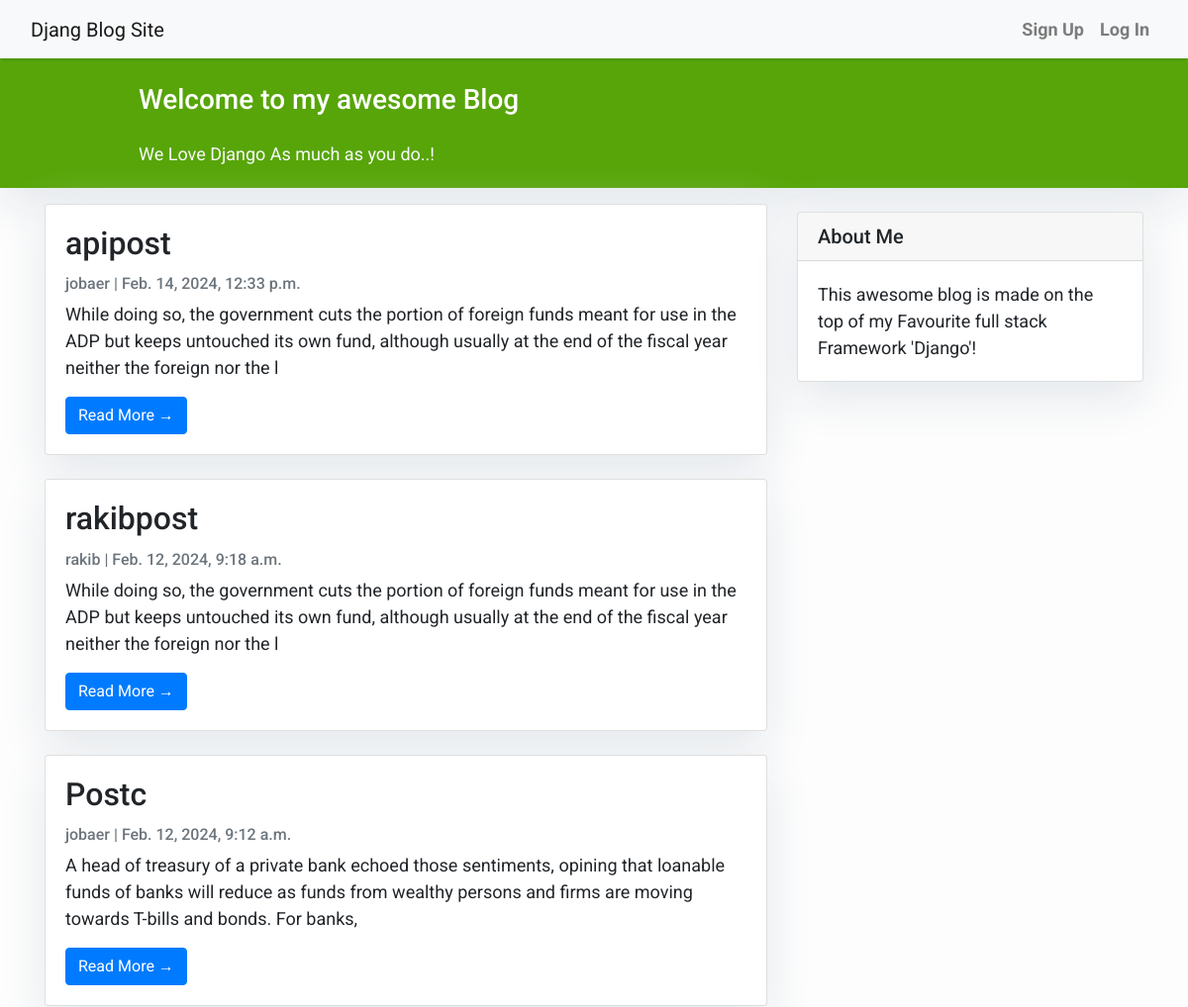
The app's page / (upper part), older data.
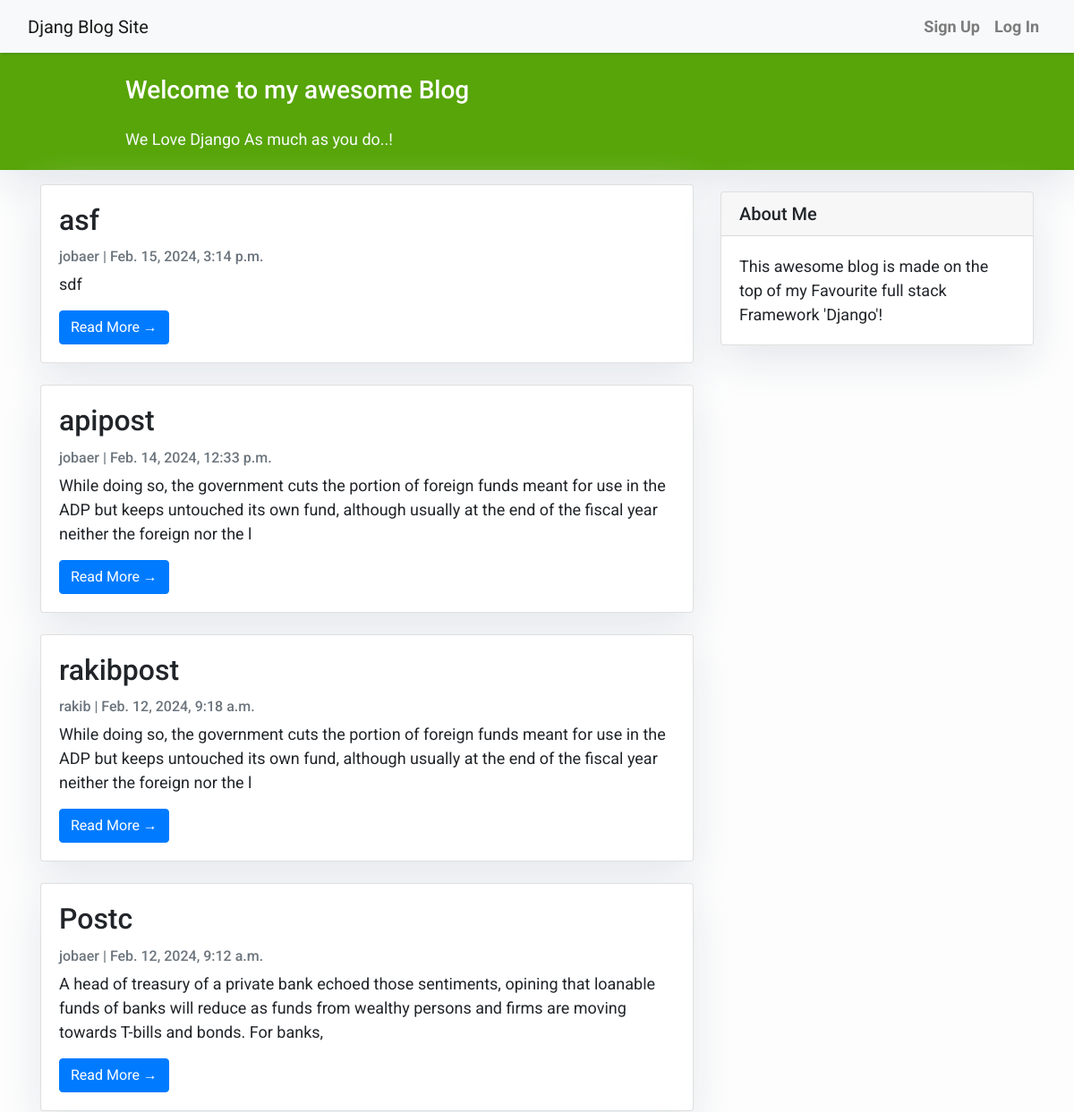
The same page, newer data.
### blog/models.py (models this page shows, shortened)
class Post(models.Model):
    title = models.CharField(max_length = 200 , unique = True)
    slug = models.SlugField(max_length=200, unique=True,null=False)
    author = models.ForeignKey(User, on_delete = models.CASCADE ,related_name='blog_posts')
    content = models.TextField()
    created_on = models.DateTimeField(auto_now_add=True)
    updated_on = models.DateTimeField(auto_now= True)
    status = models.IntegerField(choices = STATUS, default = 0)
    class Meta:
        ordering = ['-created_on']

### accounts/models.py (models this page shows)
class CustomUser(AbstractUser):
    email = models.EmailField(_('email address'), unique = True)
    is_verified = models.BooleanField(default = False)
    otp = models.CharField(max_length=6, null=True, blank=True)  # Add the otp field he

### blog/views.py (the view)
# urls.py: path('', PostListView.as_view(), name='home'),
class PostListView(ListView):
    queryset = Post.objects.filter(status=1).order_by('-created_on')
    template_name= 'index.html'

### templates/index.html (shortened to what this page needs)
{% extends "base.html" %}
{% block content %}
<header class="masthead">
    <div class="container">
        <div class="row">
            <div class=" col-md-8 col-md-10 mx-auto">
                <div class="site-heading">
                    <h3 class=" site-heading my-4 mt-3 text-white"> Welcome to my awesome Blog </h3>
                    <p class="text-light">We Love Django As much as you do..! &nbsp
                    </p>
                </div>
            </div>
        </div>
    </div>
</header>
<div class="container">
    <div class="row">
        <div class="col-md-8 mt-3 left">
            {% for post in post_list %}
            <div class="card mb-4">
                <div class="card-body">
                    <h2 class="card-title">{{ post.title }}</h2>
                    <p class="card-text text-muted h6">{{ post.author }} | {{ post.created_on}} </p>
                    <p class="card-text">{{post.content|slice:":200" }}</p>
                    <a href="{% url 'post_detail' post.slug  %}" class="btn btn-primary">Read More &rarr;</a>
                </div>
            </div>
            {% endfor %}
        </div>
        {% block sidebar %} {% include 'sidebar.html' %} {% endblock sidebar %}
    </div>
</div>
{%endblock%}

Row changes from the older to the newer data that the page shows:
added Post: title "asf", author "jobaer", created_on "Feb. 15, 2024, 3:14 p.m.", content "sdf"
